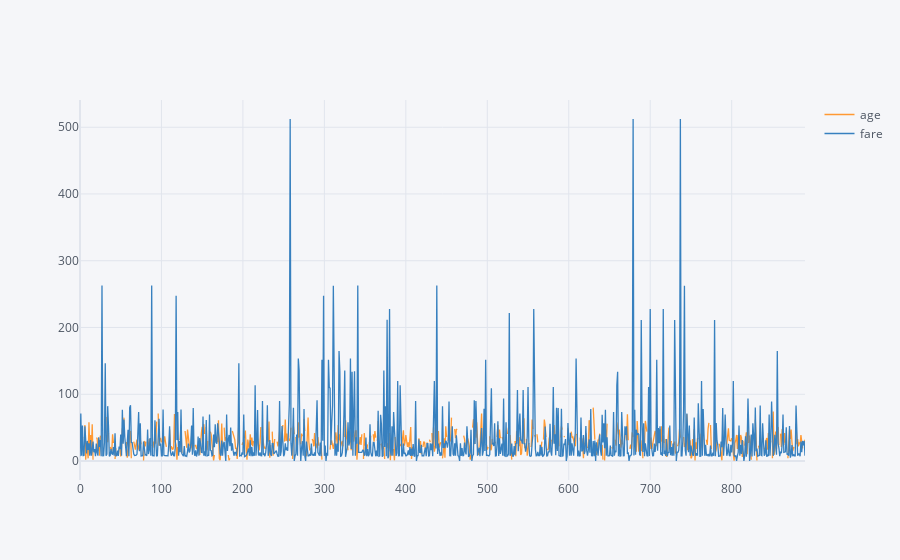

The cell this chart's notebook holds for it:
### Code cell
# Relationship between age and fare :
df1[["age","fare"]].iplot()

### Figure 1 — Plotly figure (JSON) as saved in the notebook; plotly's stock layout.template omitted (floating-point values rounded to 4 significant figures; data arrays with more than 128 entries replaced by an {"elided": "..."} marker saying what was removed)
{"data": [{"line": {"color": "rgba(255, 153, 51, 1.0)", "dash": "solid", "shape": "linear", "width": 1.3}, "mode": "lines", "name": "age", "text": "", "type": "scatter", "x": {"elided": "891 int values"}, "y": {"elided": "891 mixed values"}}, {"line": {"color": "rgba(55, 128, 191, 1.0)", "dash": "solid", "shape": "linear", "width": 1.3}, "mode": "lines", "name": "fare", "text": "", "type": "scatter", "x": {"elided": "891 int values"}, "y": {"elided": "891 float values"}}], "layout": {"legend": {"bgcolor": "#F5F6F9", "font": {"color": "#4D5663"}}, "paper_bgcolor": "#F5F6F9", "plot_bgcolor": "#F5F6F9", "title": {"font": {"color": "#4D5663"}}, "xaxis": {"gridcolor": "#E1E5ED", "showgrid": true, "tickfont": {"color": "#4D5663"}, "title": {"font": {"color": "#4D5663"}, "text": ""}, "zerolinecolor": "#E1E5ED"}, "yaxis": {"gridcolor": "#E1E5ED", "showgrid": true, "tickfont": {"color": "#4D5663"}, "title": {"font": {"color": "#4D5663"}, "text": ""}, "zerolinecolor": "#E1E5ED"}}}
